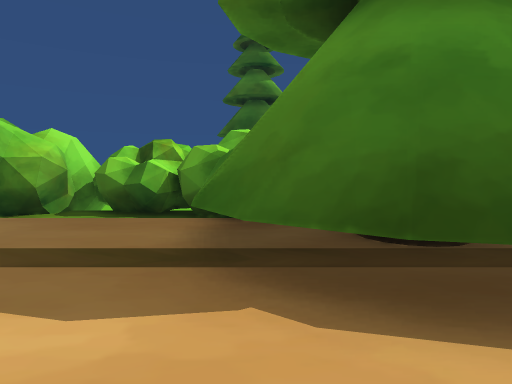
view 1 (above)

16 first-person views from a walk through a scene from a Unity 3-D project. The camera is 1.3 m above the floor, tilts 4° down and sees 75° across. The floor is counted in squares, 1.8 m on a side. Each view is taken from the middle of a square. On the plan, view 1 faces up. The plan holds only what a view shows up to about 11 squares ahead; the rest is blank. The place goes on beyond the plan. The player is left out. Some animated figures are left out.

view 2
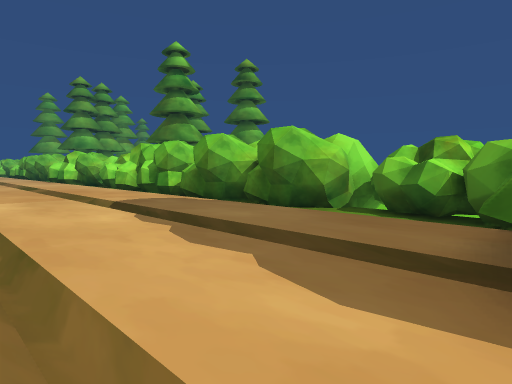

view 3
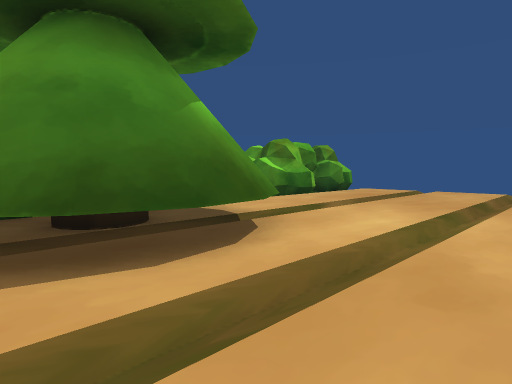

view 4
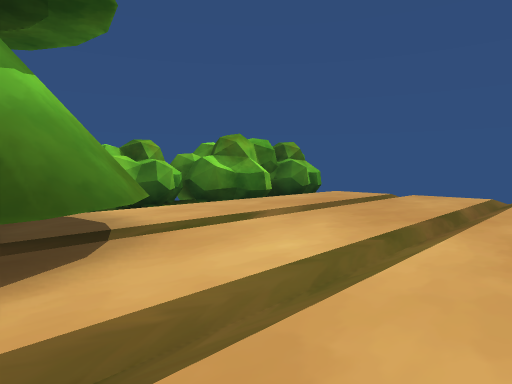

view 5
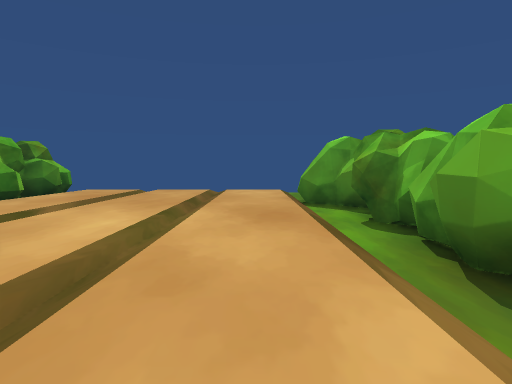

view 6
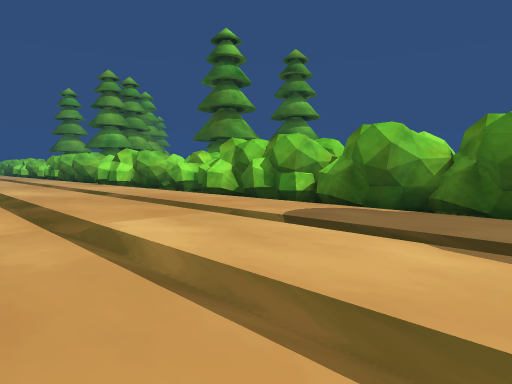

view 7
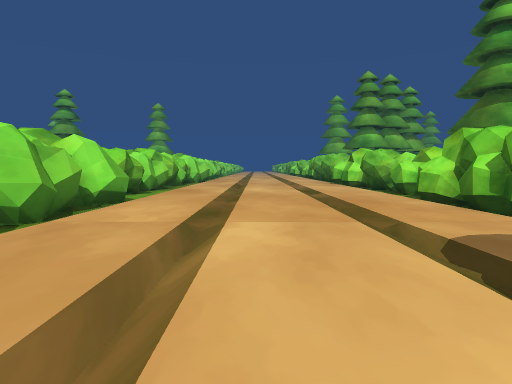

view 8
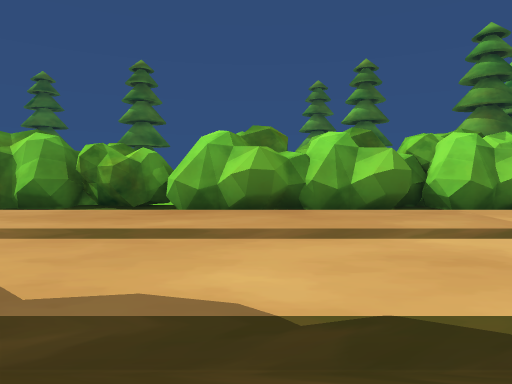

view 9
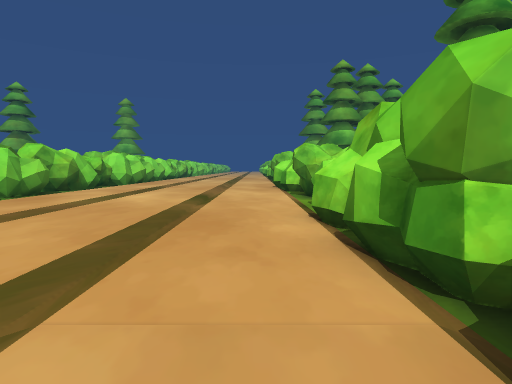

view 10
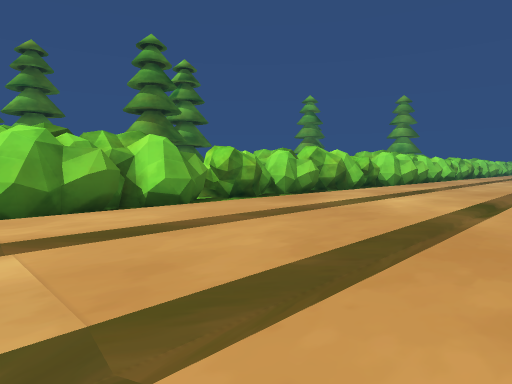

view 11
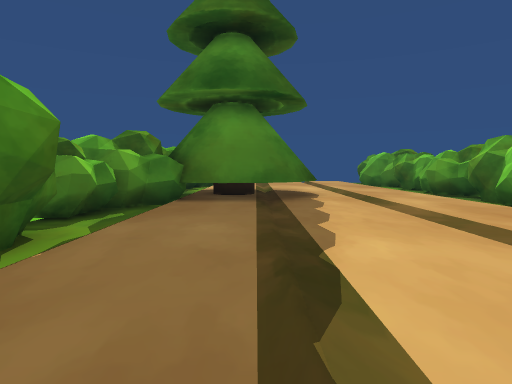

view 12
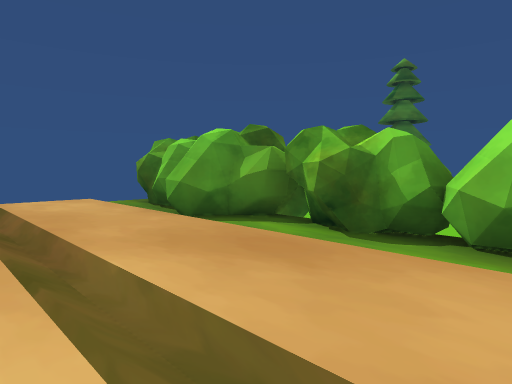

view 13
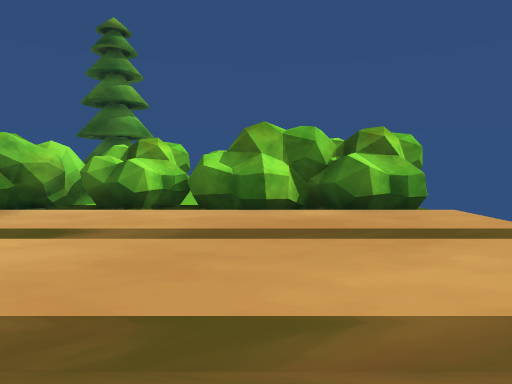

view 14
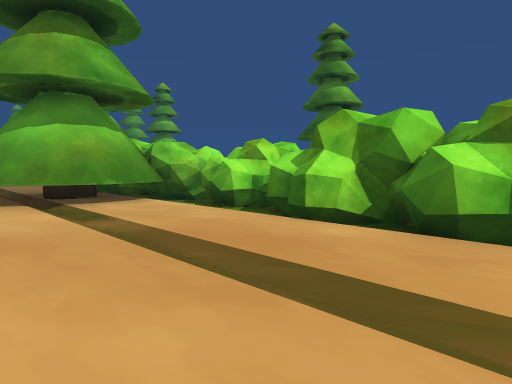

view 15
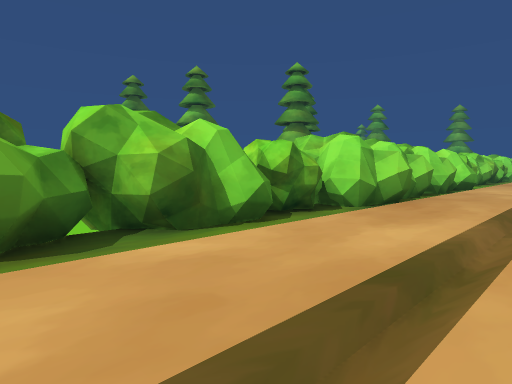

view 16
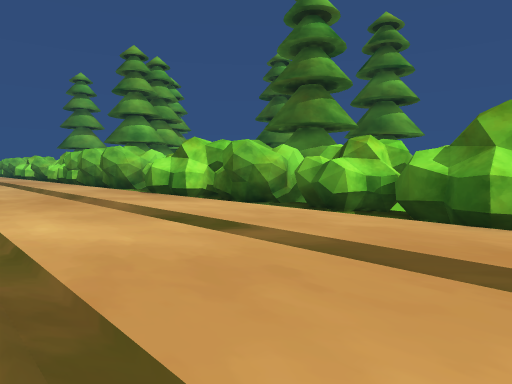

### Floor plan
Key: @ floor where view 1 was taken; # wall or solid block; . floor; ^ raised ledge; O other object.
Columns run from 20 left of view 1 to 12 right of it. Each row starts with its distance up from view 1.
  6  ################################
  5 #^......#.####.....##OOOO#..#.#^
  4 ....................OOOOO.......
  3 ....................OOOOO.......
  2 ....................OOOO........
  1 .....................O..........
  0  ...................@...........
 -1   ..............................
 -2    ........##..##...............
 -3   ##############################

Where each view was taken, in squares from view 1:
view 1: 0 up, 0 right, facing up
view 2: 0 up, 0 right, facing up-left
view 3: 1 down, 0 right, facing up-right
view 4: 1 down, 2 right, facing up-right
view 5: 1 down, 0 right, facing right
view 6: 1 down, 4 left, facing up-left
view 7: 1 up, 4 left, facing left
view 8: 4 up, 5 left, facing down
view 9: 4 up, 7 left, facing left
view 10: 4 up, 8 left, facing down-left
view 11: 3 up, 8 left, facing right
view 12: 1 up, 3 right, facing down-right
view 13: 1 down, 8 right, facing up
view 14: 1 up, 11 right, facing up-left
view 15: 1 up, 3 right, facing down-left
view 16: 0 up, 11 left, facing up-left
